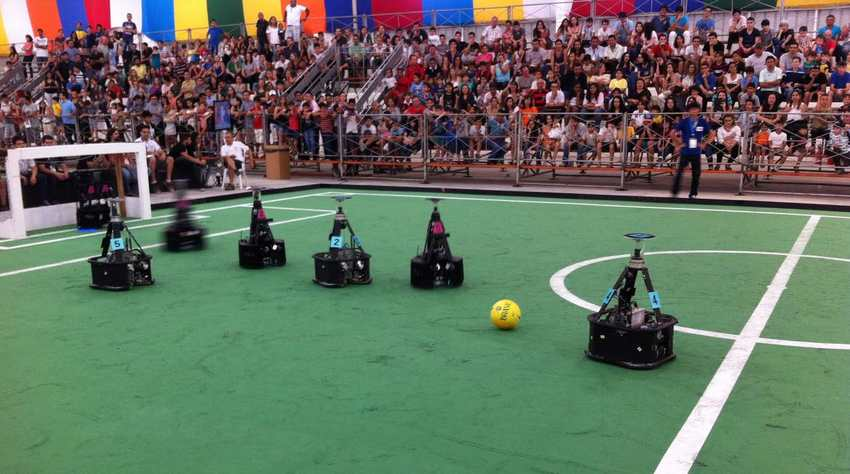
#> input picture TP_Vision/robocup.png, 850 x 474 px
$ python mabite2.py
#> lines starting #> are read from the running program, lines starting #| are printed output that depends on the picture
import cv2
print(cv2.__version__)
import numpy as np
img = cv2.imread("robocup.png")
#> img is the input picture: shape (474, 850, 3); mean B, G, R 95.4, 111.4, 99.1
img = cv2.cvtColor(img, cv2.COLOR_BGR2GRAY)
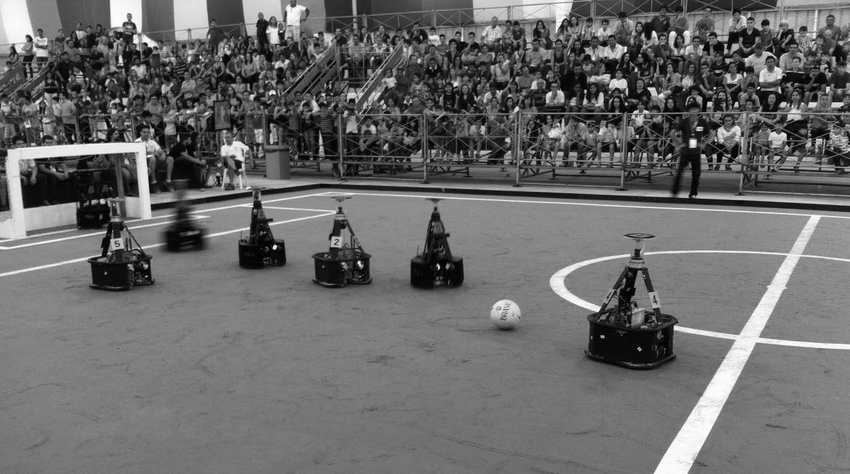
#> img: shape (474, 850); min 0, max 255, mean 105.9
#cv2.imshow('RoboCup␣image', img)
cv2.waitKey(0)
img_blur = cv2.GaussianBlur(img,(3,3),0)


kernel1 = np.array([[-1, -2, -1],
[0, 0, 0],
[1, 2, 1]])
identity = cv2.filter2D(src=img_blur, ddepth=-1, kernel=kernel1)
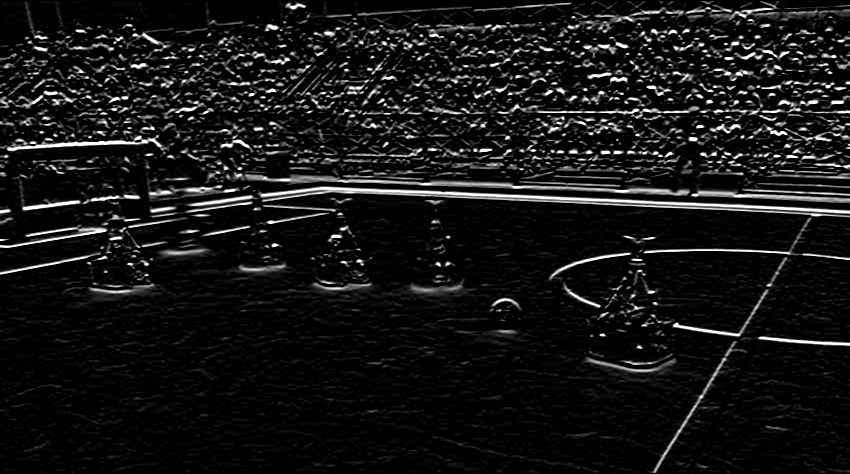
#> identity: shape (474, 850); min 0, max 255, mean 21.7

edges = cv2.Canny(image=img_blur, threshold1=100, threshold2=500)
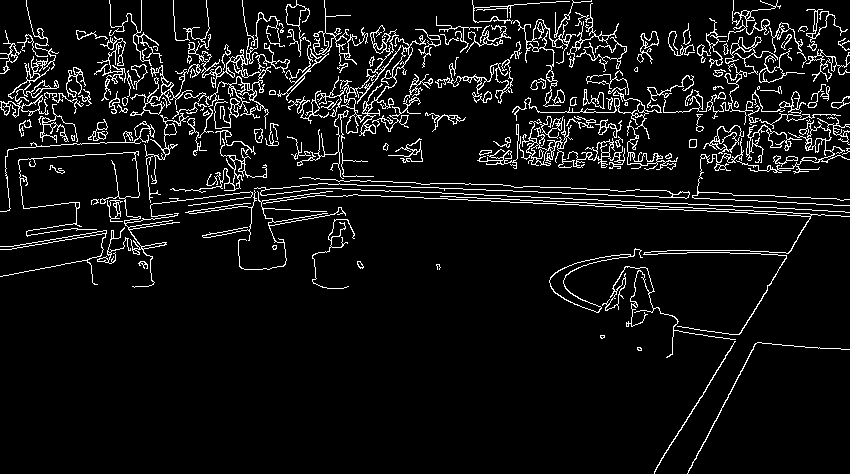
#> edges: shape (474, 850); 7.2% white in thin lines or dots
cv2.imshow("Canny Edge Detection", edges)
cv2.waitKey(0)

#cv2.imshow("Sobel X Y using Sobel() function", identity)
cv2.waitKey(0)
